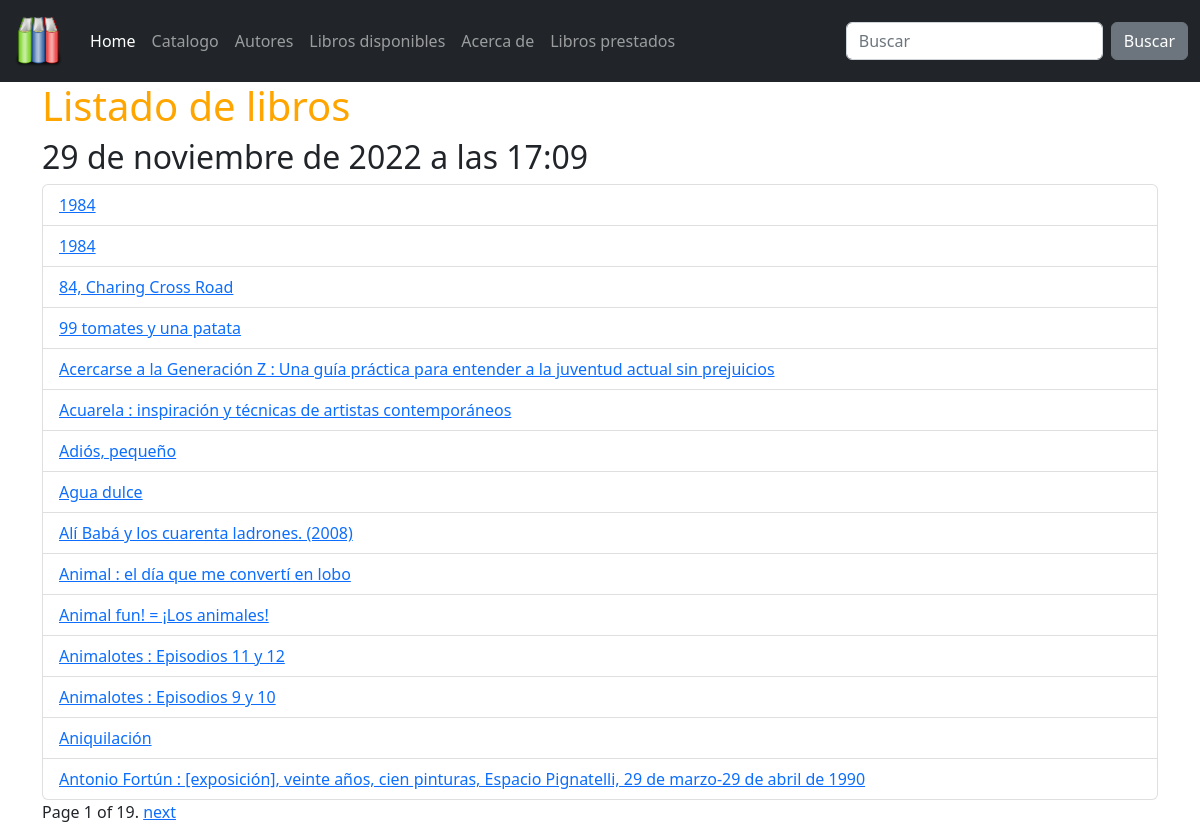
Page /catalogo/libros/ on the committed database.
### catalog/models.py (models this page shows)
class Book(models.Model):
    title = models.CharField(max_length=200)
    author = models.ForeignKey('Author',
        on_delete=models.SET_NULL, # que pasa si borramos el autor?
        null=True)  # puede ser nulo?
    summary = models.TextField(
        max_length=1000,
        help_text='Enter a brief description of the book',
        blank=True)
    isbn = models.CharField(
        'ISBN',
        max_length=13,
        help_text='13 Character <a href="https://www.isbn-international.org/content/what-isbn">ISBN number</a>')
    genre = models.ManyToManyField('Genre',
        help_text='Select a genre for this book')
    language = models.ForeignKey('Language', on_delete=models.SET_NULL, null=True)
    def __str__(self):
        return self.title
    def display_genre(self):
        """
        Creates a string for the Genre. This is required to display genre in Admin.
        """
        return ', '.join([ genre.name for genre in self.genre.all()[:3] ])
    display_genre.short_description = 'Genre'

### catalog/views.py (the view)
# urls.py: path('libros/', BookListView.as_view(), name='libros'),
class BookListView(ListView):
    model = Book
    paginate_by = 15
    def get_queryset(self):
        return Book.objects.all().order_by('title')
    def get_context_data(self, **kwargs):
        context = super(BookListView, self).get_context_data(**kwargs)
        context['ahora'] = datetime.datetime.now()
        return context

### catalog/templates/catalog/book_list.html (shortened to what this page needs)
{% extends 'base.html' %}
{% block content %}
<h1>Listado de libros</h1>
<h2>{{ ahora }}</h2>
<ul class="list-group">
  {% for libro in book_list %}
  <li class="list-group-item">
    <a href="{% url 'detalle-libro' libro.id  %}">{{ libro }}</a>
  </li>
  {% empty %}
  <li>
    No hemos encontrado ningún libro con la búsqueda
    <strong>{{busqueda}}</strong>
  </li>
  {% endfor %}
</ul>
{% if is_paginated %}
<div class="pagination">
  <span class="page-links">
    <span class="page-current">
      Page {{ page_obj.number }} of {{ page_obj.paginator.num_pages }}.
    </span>
    {% if page_obj.has_next %}
    <a href="{{ request.path }}?page={{ page_obj.next_page_number }}">next</a>
    {% endif %}
  </span>
</div>
{% endif %}
{% endblock %}

### catalog/static/css/custom_styles.css (style rules this page uses)
h1 { color: orange; }

### rows in the picture
Book: title "1984"
Book: title "1984"
Book: title "84, Charing Cross Road"
Book: title "99 tomates y una patata"
Book: title "Acercarse a la Generación Z : Una guía práctica para entender a la juventud actual sin prejuicios"
Book: title "Acuarela : inspiración y técnicas de artistas contemporáneos"
Book: title "Adiós, pequeño"
Book: title "Agua dulce"
Book: title "Alí Babá y los cuarenta ladrones. (2008)"
Book: title "Animal : el día que me convertí en lobo"
Book: title "Animal fun! = ¡Los animales!"
Book: title "Animalotes : Episodios 11 y 12"
Book: title "Animalotes : Episodios 9 y 10"
Book: title "Aniquilación"
Book: title "Antonio Fortún : [exposición], veinte años, cien pinturas, Espacio Pignatelli, 29 de marzo-29 de abril de 1990"

### other values in the picture
{{ ahora }} "29 de noviembre de 2022 a las 17:09"
{{ page_obj.number }} "1"
{{ page_obj.paginator.num_pages }} "19"
